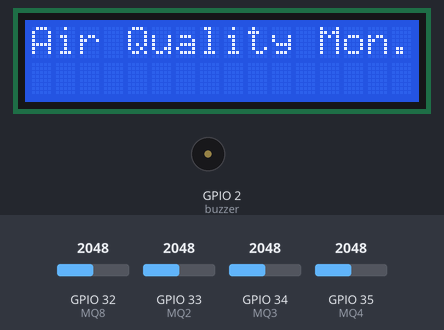
The sketch below on a simulated ESP32. Shown: 16×2 character LCD, buzzer (waves = sounding, pin HIGH). The test bench sets the inputs (shaded band); at power-on: GPIO 33 (MQ2) = 2048, GPIO 32 (MQ8) = 2048, GPIO 34 (MQ3) = 2048, GPIO 35 (MQ4) = 2048. WiFi joins after 1.5 s; servers stay silent unless stated; what the sketch prints to the serial monitor is not drawn.

Above: at 2.2 s.
At 7.3 s:
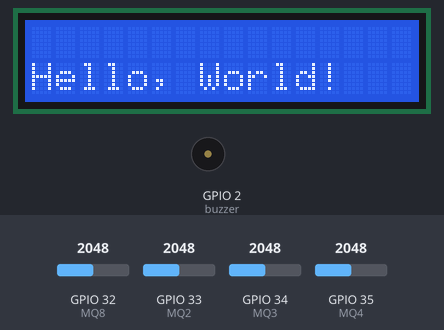
7.4 s: GPIO 33 (MQ2) set to 548
15.7 s: GPIO 33 (MQ2) set to 458
At 16.6 s:
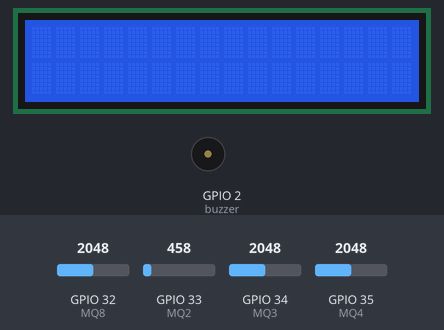
25.4 s: GPIO 33 (MQ2) set to 540
At 29.3 s:
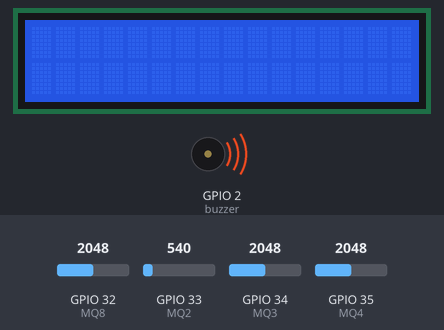
35.1 s: GPIO 33 (MQ2) set to 460
At 39.3 s:
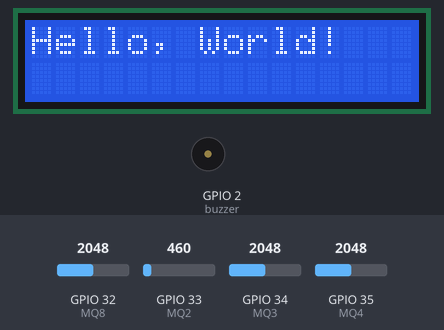
Timing chart, 0 to 40.8 s (numbered marks = the images above; inputs shaded):
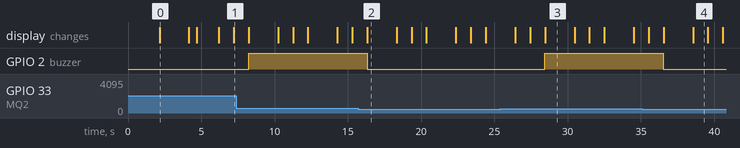

The sketch:

Air_Quality_Monitor.ino
```cpp
#include <WiFi.h>
#include <Wire.h>
#include <HTTPClient.h>
#include <ArduinoJson.h>
#include <LiquidCrystal_I2C.h>
LiquidCrystal_I2C lcd(0x27,16,2);
#define MQ2 33
#define MQ3 34
#define MQ4 35
#define MQ8 32
int buzzer = 2;
const char *ssid = "Ashok";
const char *password = "Isai@5224";
const char* serverUrl = "http://localhost:5172/api/v1/AirPollution";
// set the LCD number of columns and rows
int lcdColumns = 16;
int lcdRows = 2;
String jsonData;
// set LCD address, number of columns and rows
// if you don't know your display address, run an I2C scanner sketch
//LiquidCrystal_I2C lcd(0x27, lcdColumns, lcdRows);

void setup() {
  // put your setup code here, to run once:
  Serial.begin(115200);
  //Serial.setDebugOutput(true);
  lcd.init();                      // initialize the lcd
  lcd.backlight();
    lcd.print("Welcome...");
    delay(2000);
 // initialize LCD
  lcd.init();
  // turn on LCD backlight
  lcd.backlight();
  lcd.setCursor(0, 0);
  lcd.print("Air Quality Mon.");
  delay(2000);
  Serial.println(".........................");
  Serial.println("Welcome to Air Quality Testing Server");
  ConnectWifi();
  pinMode(buzzer,OUTPUT);

}

void loop() {

  // set cursor to first column, first row
  lcd.setCursor(0, 0);
  // print message
  lcd.print("Hello, World!");
  delay(1000);
  // clears the display to print new message
  lcd.clear();
  // set cursor to first column, second row
  lcd.setCursor(0,1);
  lcd.print("Hello, World!");
  delay(1000);
  lcd.clear();
    // put your main code here, to run repeatedly:
    //Serial.println("Temperature: ");
    Serial.println("------------------------");
    Serial.println("Reading Data From Gas Sensors");
    Serial.println("------------------------");

    int gas_mq2 = analogRead(MQ2);
    int gas_mq3 = analogRead(MQ3);
    int gas_mq4 = analogRead(MQ4);
    //int gas_mq7 = analogRead(MQ7);
    int gas_mq8 = analogRead(MQ8);

    if(gas_mq2> 500)
    {
      digitalWrite(buzzer,HIGH);
    }
    else{
       digitalWrite(buzzer,LOW);
    }
    jsonData = "{\"co\":\"1\",\"nO2\": \"2\",\"sO2\": \"3\",\"horizon\": 1}";
    Serial.print("MQ-2 (LPG, Smoke, CO): "); Serial.println(gas_mq2);
    Serial.print("MQ-3 (Alcohol, Ethanol): "); Serial.println(gas_mq3);
    Serial.print("MQ-4 (Methane, CNG): "); Serial.println(gas_mq4);
    //Serial.print("MQ-7 (CO): "); Serial.println(gas_mq7);
    Serial.print("MQ-8 (H2): "); Serial.println(gas_mq8);

    Serial.println("------------------------");
    delay(2000);
}

// Connect Wifi Function
void ConnectWifi()
{
  lcd.clear();
  lcd.setCursor(0, 0);
  Serial.println("Wifi Connection Begins");
  WiFi.mode(WIFI_STA);
  Serial.println("Wifi Mode Set....");
  delay(500);
  WiFi.begin(ssid, password);
  Serial.println("Wifi Connecting....");
  WiFi.setSleep(false);
  Serial.println("Wifi Sleep Set false....");
  lcd.print("Wifi Connecting.... ");
  while (WiFi.status() != WL_CONNECTED) {
    delay(500);
    Serial.print(".");
  }
  Serial.println("");
  Serial.println("WiFi connected");
  lcd.print("Wifi connected");
}

void sendPostRequest() {
  if (WiFi.status() == WL_CONNECTED) {
    HTTPClient http;

    http.begin(serverUrl);
    http.addHeader("Content-Type", "application/json");


    int httpResponseCode = http.POST(jsonData);

    if (httpResponseCode > 0) {
      Serial.print("HTTP Response code: ");
      Serial.println(httpResponseCode);

      String response = http.getString(); // Get the response payload
      Serial.println("Response:");
      Serial.println(response);

      // Parse JSON response
      parseJsonResponse(response);

    } else {
      Serial.print("Error on sending POST: ");
      Serial.println(httpResponseCode);
    }

    http.end(); // Close connection
  } else {
    Serial.println("WiFi not connected");
  }
}

void parseJsonResponse(String response) {
  StaticJsonDocument<200> doc; // Adjust size based on response size

  DeserializationError error = deserializeJson(doc, response);

  if (error) {
    Serial.print("JSON parsing failed: ");
    Serial.println(error.c_str());
    return;
  }

  // Example: Extract fields from JSON response
  const char* status = doc["succeeded"]; // Example: {"status":"success","data":{"id":123}}

  Serial.print("Status: ");
  Serial.println(status);
}
```

Measured:
- the behaviour switches between 501 and 500 on GPIO 33 (MQ2) (found by bisection; images 1 and 2)
- after the input at 15.7 s, GPIO 2 (buzzer): HIGH → LOW after 0.61 s
- after the input at 25.4 s, GPIO 2 (buzzer): LOW → HIGH after 3.0 s
- after the input at 35.1 s, GPIO 2 (buzzer): HIGH → LOW after 1.4 s
- what the display in image 0 shows lasts 2.0 s, from 2.2 s to 4.2 s
- what the display in image 4 shows lasts 1.0 s, from 38.6 s to 39.6 s
